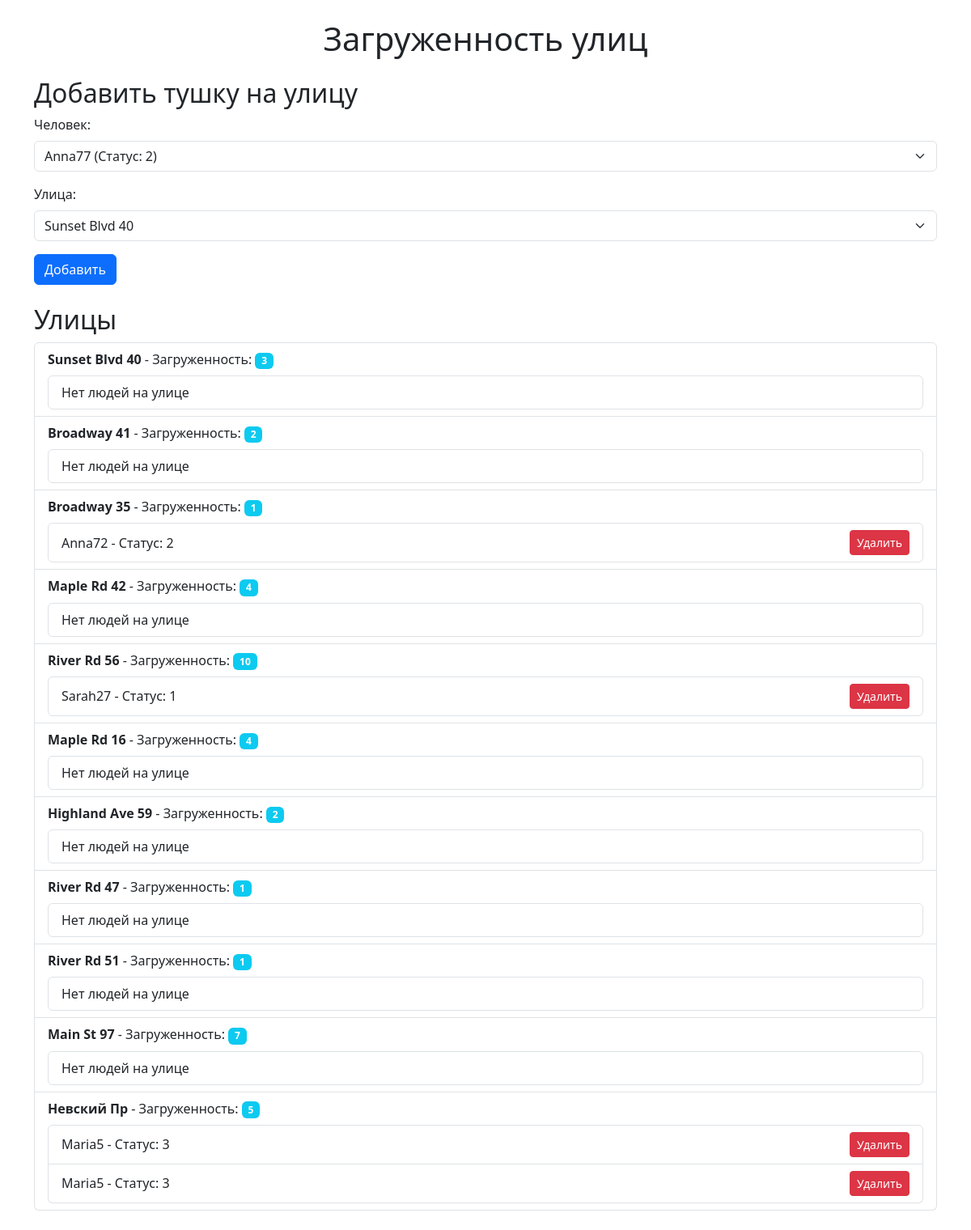
Before: / with the older database file.
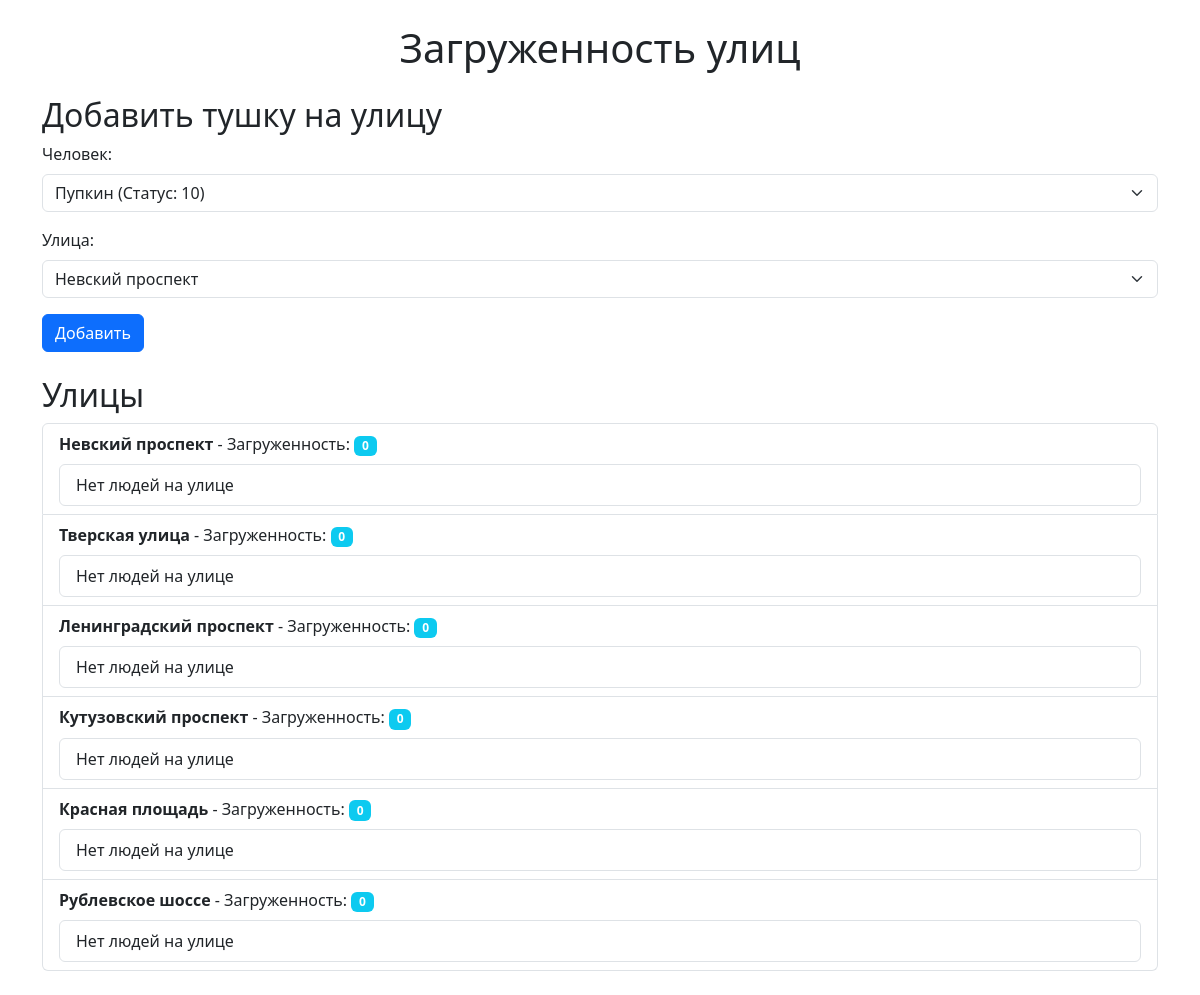
After: the same page with the newer database file.
### traffic/models.py (models this page shows, shortened)
class Street(models.Model):
    name = models.CharField(max_length=50)
    workload = models.IntegerField(validators=[MaxValueValidator(10)], default=0)  # Изначально 0

class Journey(models.Model):
    id_person = models.ForeignKey(Person, on_delete=models.CASCADE)
    id_street = models.ForeignKey(Street, on_delete=models.CASCADE)

class Person(models.Model):
    username = models.CharField(max_length=30, verbose_name='Name')
    status = models.IntegerField(
        choices=[
            (1, '1'),
            (2, '2'),
            (10, '10')
        ],
        verbose_name='Status'
    )

### traffic/views.py (the view, shortened to what this page needs)
# urls.py: path('', views.home, name='home'),
def home(request):
    streets = Street.objects.all()
    persons = Person.objects.all()
    error_message = None
    return render(request, 'home.html', {
        'streets': streets,
        'persons': persons,
        'error_message': error_message,
    })

### traffic/templates/home.html (shortened to what this page needs)
<!DOCTYPE html>
<html lang="ru">
<head>
    <link href="https://cdn.jsdelivr.net/npm/bootstrap@5.3.0/dist/css/bootstrap.min.css" rel="stylesheet">
</head>
<body>
    <div class="container my-4">
        <h1 class="text-center mb-4">Загруженность улиц</h1>
        <h2>Добавить тушку на улицу</h2>
        <form method="post" class="mb-4">
            <div class="mb-3">
                <label for="person_id" class="form-label">Человек:</label>
                <select name="person_id" id="person_id" class="form-select">
                    {% for person in persons %}
                        <option value="{{ person.id }}">{{ person.username }} (Статус: {{ person.get_status_display }})</option>
                    {% endfor %}
                </select>
            </div>
            <div class="mb-3">
                <label for="street_id" class="form-label">Улица:</label>
                <select name="street_id" id="street_id" class="form-select">
                    {% for street in streets %}
                        <option value="{{ street.id }}">{{ street.name }}</option>
                    {% endfor %}
                </select>
            </div>
            <button type="submit" class="btn btn-primary">Добавить</button>
        </form>
        <h2>Улицы</h2>
        <ul class="list-group mb-4">
            {% for street in streets %}
                <li class="list-group-item">
                    <strong>{{ street.name }}</strong> - Загруженность: <span class="badge bg-info">{{ street.workload }}</span>
                    <ul class="list-group mt-2">
                        {% for journey in street.journey_set.all %}
                            <li class="list-group-item d-flex justify-content-between align-items-center">
                                {{ journey.id_person.username }} - Статус: {{ journey.id_person.get_status_display }}
                                <a href="{% url 'remove_person' journey.id %}" class="btn btn-danger btn-sm">Удалить</a>
                            </li>
                        {% empty %}
                            <li class="list-group-item">Нет людей на улице</li>
                        {% endfor %}
                    </ul>
                </li>
            {% endfor %}
        </ul>
    </div>
</body>
</html>

Changed rows visible on the page:
removed Street: name "Sunset Blvd 40", workload "3"
removed Street: name "Broadway 41", workload "2"
removed Street: name "Broadway 35", workload "1"
removed Journey: id_person.username "Anna72", id_person.status "2", shown under "Broadway 35"
removed Street: name "Maple Rd 42", workload "4"
removed Street: name "River Rd 56", workload "10"
removed Journey: id_person.username "Sarah27", id_person.status "1", shown under "River Rd 56"
removed Street: name "Maple Rd 16", workload "4"
removed Street: name "Highland Ave 59", workload "2"
removed Street: name "River Rd 47", workload "1"
removed Street: name "River Rd 51", workload "1"
removed Street: name "Main St 97", workload "7"
removed Street: name "Невский Пр", workload "5"
removed Journey: id_person.username "Maria5", id_person.status "3", shown under "Невский Пр"
removed Journey: id_person.username "Maria5", id_person.status "3", shown under "Невский Пр"
added Street: name "Невский проспект", workload "0"
added Street: name "Тверская улица", workload "0"
added Street: name "Ленинградский проспект", workload "0"
added Street: name "Кутузовский проспект", workload "0"
added Street: name "Красная площадь", workload "0"
added Street: name "Рублевское шоссе", workload "0"
Other visible differences:
form field person_id: "Anna77 (Статус: 2)" → "Пупкин (Статус: 10)"
form field street_id: "Sunset Blvd 40" → "Невский проспект"
